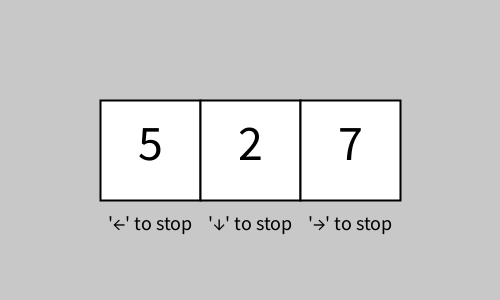
Frame 1 (no input)
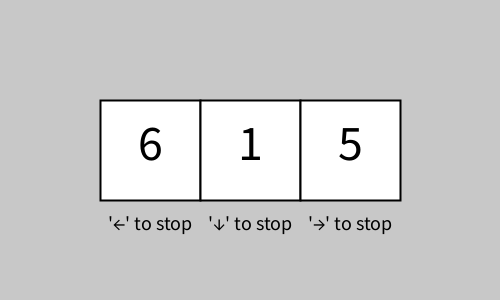
Frame 60 (the mouse pressed at the canvas centre just before this capture)
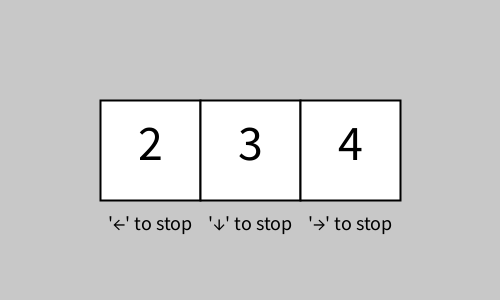
Frame 120 (the mouse held since frame 60 and released just before this capture)

The Processing sketch that drew these frames (run headless with seeded random() and noise(); from frame 60 on, the mouse is pressed at the canvas centre):

// Processing sketch: Chapter2_slot
// ── Chapter2_slot.pde
int[] box = {0, 0, 0};
int num, maxN = 7;
void setup(){
  size(500, 300);
  frameRate(8);
  strokeWeight(2);
  textAlign(CENTER);
}
void draw(){
  background(200);
  //四角形を表示
  fill(255);
  rect(100, 100, 100, 100);
  rect(200, 100, 100, 100);
  rect(300, 100, 100, 100);
  //数を表示
  fill(0);
  textSize(50);
  if (box[0] == 0){ //左の四角形
    num = int(random(maxN)) + 1;
    text(num, 150, 160);
    if(keyPressed && keyCode == LEFT)
      box[0] = num;
  }
  else  text(box[0], 150, 160);
  
  if (box[1] == 0){ //中央の四角形
    num = int(random(maxN)) + 1;
    text(num, 250, 160);
    if(keyPressed && keyCode == DOWN)
      box[1] = num;
  }
  else  text(box[1], 250, 160);
  
  if (box[2] == 0){ //右の四角形
    num = int(random(maxN)) + 1;
    text(num, 350, 160);
    if(keyPressed && keyCode == RIGHT)
      box[2] = num;
  }
  else  text(box[2], 350, 160);
  
  if(box[2] != 0){ //終了判定
    if(box[0] == box[1] && box[1] == box[2])
      text("YOU WIN!", width/2, 75);
    else if(box[0] * box[1] * box[2] != 0)
    //else if(box[0] != 0 && box[1] != 0) //別解
      text("YOU LOSE!", width/2, 75);
  }
  
  //画面下の表示
  textSize(20);
  text("'←' to stop", 150, 230);
  text("'↓' to stop", 250, 230);
  text("'→' to stop", 350, 230);
}

void mousePressed(){
  box[0] = 0;
  box[1] = 0;
  box[2] = 0;
}
